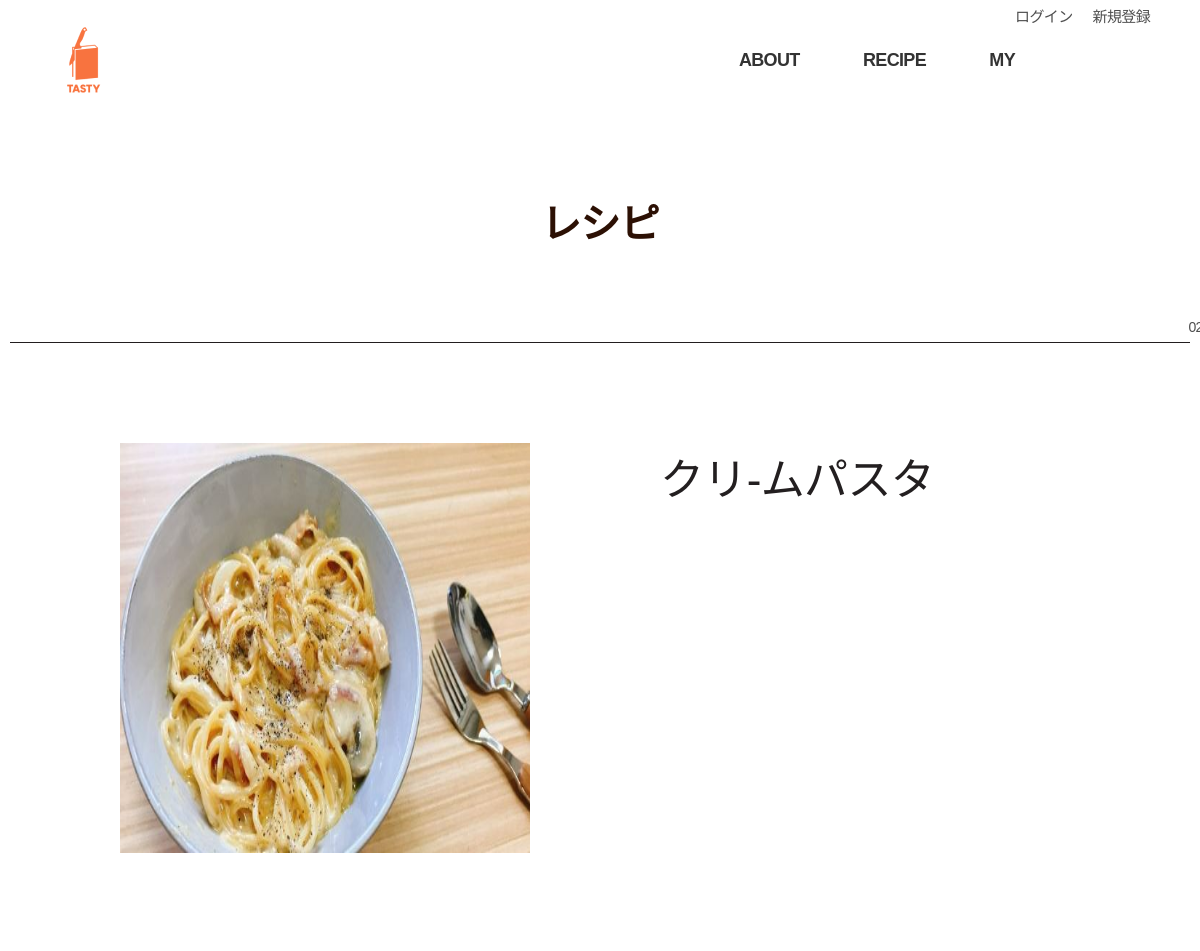
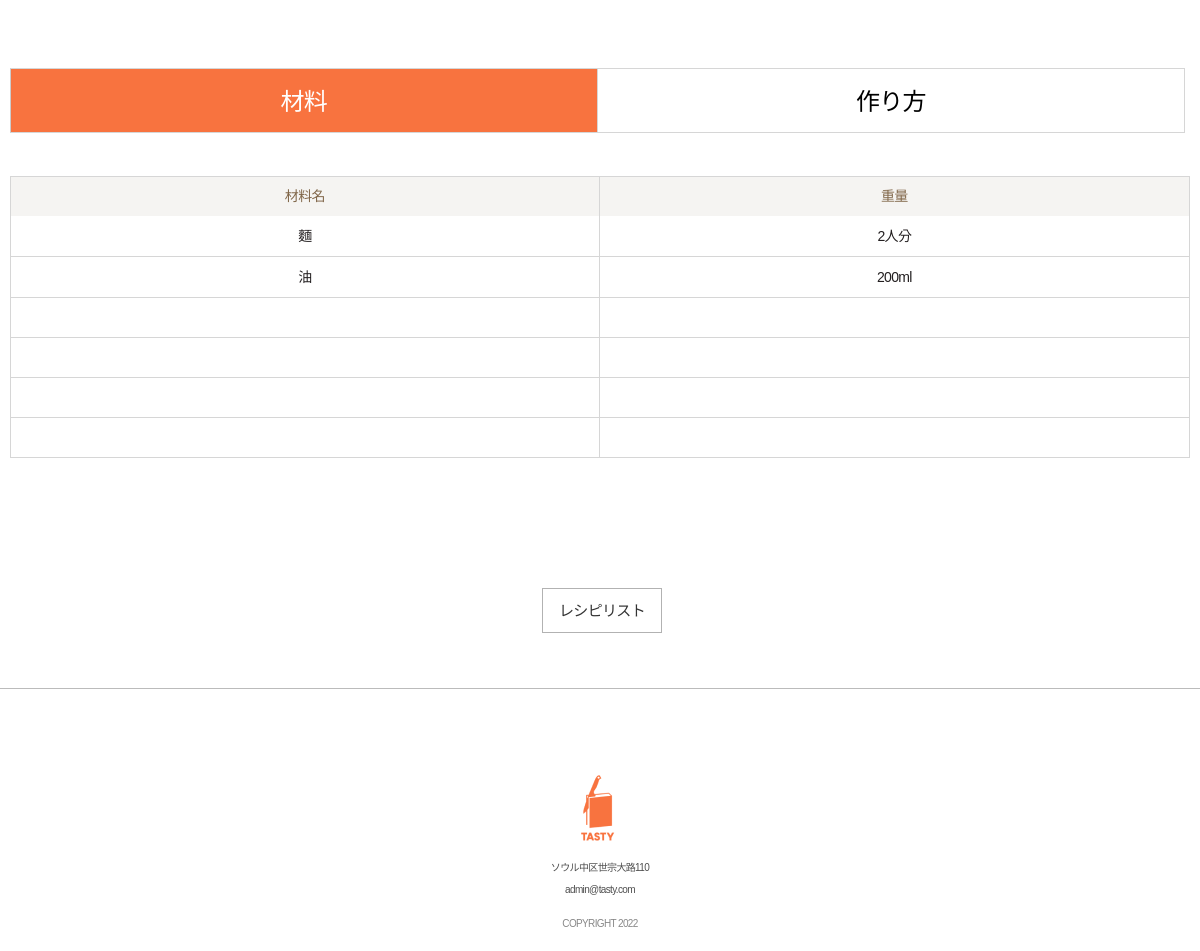
/recipe_view.php?num=113, run on the app's committed database (2 pictures, top to bottom).
### tables this page shows
CREATE TABLE IF NOT EXISTS `recipe_write` (
  `recipe_id` int(11) NOT NULL AUTO_INCREMENT,
  `recipe_title` varchar(100) DEFAULT NULL,
  `recipe_introduce` text DEFAULT NULL,
  `writer` varchar(100) DEFAULT NULL,
  `regdate` datetime DEFAULT NULL,
  `recipe_thum` varchar(100) DEFAULT NULL,
  `hits` int(11) DEFAULT NULL,
  PRIMARY KEY (`recipe_id`)
);

CREATE TABLE IF NOT EXISTS `ingre_w` (
  `ingre_id` int(11) NOT NULL AUTO_INCREMENT,
  `i_name_1` varchar(100) DEFAULT NULL,
  `i_name_2` varchar(100) DEFAULT NULL,
  `i_name_3` varchar(100) DEFAULT NULL,
  `i_name_4` varchar(100) DEFAULT NULL,
  `i_name_5` varchar(100) DEFAULT NULL,
  `i_name_6` varchar(100) DEFAULT NULL,
  `i_num_1` varchar(100) DEFAULT NULL,
  `i_num_2` varchar(100) DEFAULT NULL,
  `i_num_3` varchar(100) DEFAULT NULL,
  `i_num_4` varchar(100) DEFAULT NULL,
  `i_num_5` varchar(100) DEFAULT NULL,
  `i_num_6` varchar(100) DEFAULT NULL,
  PRIMARY KEY (`ingre_id`)
);

### recipe_view.php (the view, shortened to what this page needs)
<?php
require("db_connect.php");
?>
<!DOCTYPE html>
<html lang="ko">
<head>
    <link rel="stylesheet" type="text/css" href="css/normalize.min.css" />
    <link rel="stylesheet" type="text/css" href="css/swiper.min.css" />
    <link rel="stylesheet" type="text/css" href="css/jquery-ui.min.css">
    <link rel="stylesheet" type="text/css" href="css/common.css" />
     <link rel="stylesheet" type="text/css" href="https://cdn.rawgit.com/moonspam/NanumSquare/master/nanumsquare.css">
    <link rel="stylesheet" href="css/slick.css">
    <link rel="stylesheet" href="https://cdn.linearicons.com/free/1.0.0/icon-font.min.css">
    <link rel="stylesheet" href="https://cdnjs.cloudflare.com/ajax/libs/bootstrap/4.6.2/css/bootstrap.min.css" />
    <link rel="stylesheet" href="css/recipe_view.css">
    <link rel="stylesheet" type="text/css" href="css/sub.css" />
</head>
<body class="sub">
    <div class="wrap">
        <?php include "template/nav.php" ?>
        <div id="contents" class="recipe">
            <section class="western">
                <h2 class="tit" style="margin-top: 100px;">レシピ</h2><br><br>
                <?php
                $recipe_id = $_REQUEST["num"];
                $query = $db->query("select * from recipe_write where recipe_id = {$recipe_id}");
                $row = $query->fetch();
                $nickName = $row['writer'];
                $write_time = substr($row['regdate'], 0, 10);
                $hits = $row['hits'];
                $title = $row['recipe_title'];
                $thum_img = $row['recipe_thum'];
                $make_recipe = $row['recipe_introduce'];
                ?>
                <div id="na" style="text-align: right; margin-left: 890px; display:inline-block;">
                    <h9>作成日:&nbsp;<?= $write_time?>&nbsp;&nbsp;閲覧数：<?= $hits ?>&nbsp; [<?= $nickName ?>]</h9>
                </div>
                <?php
                $convention = isset($_REQUEST["convention"]) ? $_REQUEST["convention"] : "material";
                $material = "white";
                $material_w = "black";
                $make = "white";
                $make_w = "black";
                if ($convention == "material") {
                    $material = "#F8733F";
                    $material_w = "white";
                } else if ($convention == "make") {
                    $make = "#F8733F";
                    $make_w = "white";
                }
                ?>
                <?php
                if ($convention == "material") {
                ?>
                    <article class="bbs_gallery_view view_area">
                        <div class="info_area">
                            <figure class="img"><img src="<?= $thum_img ?>" style="width: 410px; height: 410px;" alt=""></figure>
                            <div class="txt_area">
                                <h3 class="tit"><?= $title ?></h3>
                            </div>
                        </div>
                    <?php
                } else if ($convention == "make") {
                    ?>
                        <article class="bbs_gallery_view view_area">
                            <div class="info_area">
                                <figure class="img" width="448" height="448">
                                    <p id="photo"><img src="<?= $thum_img ?>" style="width: 410px; height: 410px;" alt="" /></p>
                                </figure>
                                <div class="txt_area">
                                    <div class="sort_box">
                                    </div>
                                    <h3 class="tit"><?= $title ?></h3>
                                    <p class="txt"></p>
                                </div>
                            </div>
                            <?php
                            if (isset($_SESSION["userId"]) || isset($_SESSION["userName"])) {
                                $user_id = $_SESSION["userId"];
                                $query = $db->query("select * from member where id = '{$user_id}' ");
                                $row = $query->fetch();
                                $check_name = $row['nickname'];
                                if ($check_name == $nickName) {
                            ?>
                                    <div class="function_area">
                                        <a href="recipe_update.php?num=<?= $recipe_id ?>"><input type=button style="width:40pt;height:25pt; text-decoration: none;" value="修正">&nbsp;&nbsp;
                                        <a href="recipe_delete.php?num=<?= $recipe_id ?>"><input type=button style="width:40pt;height:25pt; " value="削除"></a>
                                    </div>
                            <?php
                                }
                            }
                            ?>
                            <div id="photo_list">
                                <ul id="inner_list">
                                    <?php
                                    $query = $db->query("select * from cooking_img where recipe_id = {$recipe_id}");
                                    $row = $query->fetch();
                                    $sub_1 = $row['img_1'];
                                    if ($sub_1 == null) {
                                        $sub_1 = "./upload/unnamed.png";
                                    }
                                    $sub_2 = $row['img_2'];
                                    if ($sub_2 == null) {
                                        $sub_2 = "./upload/unnamed.png";
                                    }
                                    $sub_3 = $row['img_3'];
                                    if ($sub_3 == null) {
                                        $sub_3 = "./upload/unnamed.png";
                                    }
                                    $sub_4 = $row['img_4'];
                                    if ($sub_4 == null) {
                                        $sub_4 = "./upload/unnamed.png";
                                    }
                                    ?>
                                    <li>
                                        <a href="<?= $sub_1 ?>"><img src="<?= $sub_1 ?>" width="200" height="160" /></a>
                                    </li>
                                    <li>
                                        <a href="<?= $sub_2 ?>"><img src="<?= $sub_2 ?>" width="200" height="160" /></a>
                                    </li>
                                    <li>
                                        <a href="<?= $sub_3 ?>"><img src="<?= $sub_3 ?>" width="200" height="160" /></a>
                                    </li>
                                    <li>
                                        <a href="<?= $sub_4 ?>"><img src="<?= $sub_4 ?>" width="200" height="160" /></a>
                                    </li>
                                </ul>
                            </div>
                            </table>
                        <?php
                    }
                        ?>
                        <div class="tab_menu">
                            <a href="?num=<?= $recipe_id ?>&convention=material" style="background-color:<?= $material ?>; Color:<?= $material_w ?>; text-decoration:none;">材料</a>
                            <a href="?num=<?= $recipe_id ?>&convention=make" style="background-color:<?= $make ?>; Color: <?= $make_w ?>; text-decoration:none;">作り方</a>
                        </div>
                        <?php
                        if ($convention == "material") {
                        ?>
                            <div id="ingredient" class="tab_contents ingredient show">
                                <table class="col3">
                                    <colgroup>
                                        <col>
                                        <col>
                                        <col>
                                    </colgroup>
                                    <thead>
                                        <tr>
                                            <th>材料名</th>
                                            <th>重量</th>
                                        </tr>
                                    </thead>
                                    <tbody>
                                        <?php
                                        $query = $db->query("select * from connection_w where recipe_id={$recipe_id}");
                                        $row = $query->fetch();
                                        $ingre_id = $row['ingre_id'];
                                        $query = $db->query("select * from ingre_w where ingre_id={$ingre_id}");
                                        $row = $query->fetch();
                                        $ingre_name1 = $row["i_name_1"];
                                        $ingre_name2 = $row["i_name_2"];
                                        $ingre_name3 = $row["i_name_3"];
                                        $ingre_name4 = $row["i_name_4"];
                                        $ingre_name5 = $row["i_name_5"];
                                        $ingre_name6 = $row["i_name_6"];
                                        $ingre_num1 = $row["i_num_1"];
                                        $ingre_num2 = $row["i_num_2"];
                                        $ingre_num3 = $row["i_num_3"];
                                        $ingre_num4 = $row["i_num_4"];
                                        $ingre_num5 = $row["i_num_5"];
                                        $ingre_num6 = $row["i_num_6"];
                                        ?>
                                        <tr>
                                            <td style="height:40px;"><?= $ingre_name1 ?></td>
                                            <td><?= $ingre_num1 ?></td>
                                        </tr>
                                        <tr>
                                            <td style="height:40px;"><?= $ingre_name2 ?></td>
                                            <td><?= $ingre_num2 ?></td>
                                        </tr>
                                        <tr>
                                            <td style="height:40px;"><?= $ingre_name3 ?></td>
                                            <td><?= $ingre_num3 ?></td>
                                        </tr>
                                        <tr>
                                            <td style="height:40px;"><?= $ingre_name4 ?></td>
                                            <td><?= $ingre_num4 ?></td>
                                        </tr>
                                        <tr>
                                            <td style="height:40px;"><?= $ingre_name5 ?></td>
                                            <td><?= $ingre_num5 ?></td>
                                        </tr>
                                        <tr>
                                            <td style="height:40px;"><?= $ingre_name6 ?></td>
                                            <td><?= $ingre_num6 ?></td>
                                        </tr>
                                    </tbody>
                                </table>
                            </div>
        </div>
    </div>
    <li>
        <div class="b-btn01 type01">
            <ul class="b-btn-wrap">
                <li>
                    <a class="b-btn-type01" style="text-decoration:none" href="recipe_write.php">レシピリスト</a>
                </li>
            </ul>
    </li>
<?php
                        } else if ($convention == "make") {
?>
    <table style="font-size:20px; line-height:50px; text-align: left; margin-top: 100px; margin-left: 10px;">
        <tbody>
            <tr>
                <td><?= nl2br($make_recipe) ?></td>
            </tr>
        </tbody>
    </table>
    </div>
    </li>
    </ul>
    </div>
    </div>
    <li>
        <div class="b-btn01 type01">
            <ul class="b-btn-wrap">
                <li>
                    <a class="b-btn-type01" style="text-decoration:none" href="recipe_write.php">レシピリスト</a>
                </li>
            </ul>
    </li>
    </article>
    </section>
    </div>
    </main>
<?php
                        }
?>
<?php include "template/footer.php" ?>
</body>
</html>

### css/common.css (style rules this page uses)
html, body { min-height:100%; height:100%; }
html { font-family:'NanumSquare', sans-serif; font-weight:500; font-size:16px; letter-spacing:-0.04em; line-height:1; color:#555; word-break:keep-all; word-wrap:break-word; }
h1,h2,h3,h4,h5,h6 { margin:0; }
ul, ol { list-style:none; margin:0; padding:0; }
a { text-decoration:none; color:#555; }
table { table-layout:fixed; width:100%; border-collapse:collapse; border-spacing:0; }
th { padding:0; }
td { padding:0; }
figure { margin:0; }
img { vertical-align:top; }
.tab_contents { display:none; }
.tab_contents.show { display:block; }
[class*="bbs_gallery_view"] { position:relative; width:1180px; margin:55px auto 0; border-top:1px solid #221e1f; overflow:hidden; }
[class*="bbs_gallery_view"] .info_area:after { content:""; display:block; clear:both; }
[class*="bbs_gallery_view"] .info_area .img { float:left; overflow:hidden; }
[class*="bbs_gallery_view"] .info_area .img:after { content:""; display:inline-block; height:100%; vertical-align:middle; }
[class*="bbs_gallery_view"] .info_area .img img { width="448" height="448"; vertical-align:middle; }
[class*="bbs_gallery_view"] .txt_area { float:left; width:523px; margin-left:130px; padding:25px 0 0; }
[class*="bbs_gallery_view"] .txt_area .tit { font-weight:400; font-size:44px; line-height:53px; color:#231f20; margin:22px 0 14px; }
#contents > section { padding-top:98px; box-sizing:border-box; }
#contents > section > .tit { font-size:40px; font-weight:600; line-height:53px; text-align:center; color:#2c1004; }
.sub #contents { padding:0 0 0 0; }

### css/recipe_view.css (style rules this page uses)
* { margin: 0;padding: 0; }
a { color: inherit; text-decoration: inherit; }
img { vertical-align: middle; }
li { list-style: none; }
body { font-family: 'NanumSquare', sans-serif !important; font-size: 14px; color:#4e4e4e; line-height: 1.4; }
.wrap { width: 100%; min-width: 1100px; overflow: hidden; }
html { scroll-behavior: smooth; }
#na h9 { margin-left:370px; text-align: center; }
.b-btn01.type01 ul { padding:30px 10 0 0;text-align:center; margin-top: 0px; margin-bottom: 50px; }
.b-btn01.type01 ul li { display:inline-block;margin:0 0 5px 4px;vertical-align:top; }
.b-btn01.type01 ul li a, .b-btn01.type01 ul li button { display:block;padding:11px 16px;border:1px solid rgba(0,0,0,0.3);font-size:15px;color:#333; }
@media screen and (max-width:2600px) { .wrap { min-width: 100%; } }

### data on the page
recipe_write: recipe_thum (picture), recipe_title "クリ-ムパスタ"
ingre_w: i_name_1 "麵", i_num_1 "2人分", i_name_2 "油", i_num_2 "200ml"
